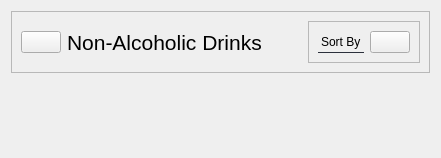
         <widget class="QWidget" name="drinkInvPage">
          <layout class="QVBoxLayout" name="verticalLayout_7">
           <item>
            <widget class="QFrame" name="headerFrame_9">
             <property name="styleSheet">
              <string notr="true">QFrame{
	border-bottom: 1px solid rgb(131, 142, 162);
}
QLabel{
border: none
}</string>
             </property>
             <property name="frameShape">
              <enum>QFrame::StyledPanel</enum>
             </property>
             <property name="frameShadow">
              <enum>QFrame::Raised</enum>
             </property>
             <layout class="QHBoxLayout" name="horizontalLayout_49">
              <item>
               <widget class="QPushButton" name="backBtn_3">
                <property name="text">
                 <string/>
                </property>
                <property name="icon">
                 <iconset resource="../Images/resources.qrc">
                  <normaloff>:/white /White Icons/arrow-left-circle.svg</normaloff>:/white /White Icons/arrow-left-circle.svg</iconset>
                </property>
                <property name="iconSize">
                 <size>
                  <width>30</width>
                  <height>30</height>
                 </size>
                </property>
               </widget>
              </item>
              <item>
               <widget class="QLabel" name="label_77">
                <property name="font">
                 <font>
                  <pointsize>16</pointsize>
                 </font>
                </property>
                <property name="text">
                 <string>Non-Alcoholic Drinks</string>
                </property>
               </widget>
              </item>
              <item>
               <spacer name="horizontalSpacer_3">
                <property name="orientation">
                 <enum>Qt::Horizontal</enum>
                </property>
                <property name="sizeHint" stdset="0">
                 <size>
                  <width>40</width>
                  <height>20</height>
                 </size>
                </property>
               </spacer>
              </item>
              <item alignment="Qt::AlignRight">
               <widget class="QFrame" name="frame_37">
                <property name="styleSheet">
                 <string notr="true">border-bottom: 1px solid rgb(44, 49, 60)</string>
                </property>
                <property name="frameShape">
                 <enum>QFrame::StyledPanel</enum>
                </property>
                <property name="frameShadow">
                 <enum>QFrame::Raised</enum>
                </property>
                <layout class="QHBoxLayout" name="horizontalLayout_50">
                 <item>
                  <widget class="QLabel" name="label_78">
                   <property name="text">
                    <string>Sort By</string>
                   </property>
                  </widget>
                 </item>
                 <item>
                  <widget class="QPushButton" name="sortBtn_6">
                   <property name="text">
                    <string/>
                   </property>
                   <property name="icon">
                    <iconset resource="../Images/resources.qrc">
                     <normaloff>:/white /White Icons/sliders.svg</normaloff>:/white /White Icons/sliders.svg</iconset>
                   </property>
                   <property name="iconSize">
                    <size>
                     <width>24</width>
                     <height>24</height>
                    </size>
                   </property>
                  </widget>
                 </item>
                </layout>
               </widget>
              </item>
             </layout>
            </widget>
           </item>
           <item>
            <widget class="QScrollArea" name="scrollArea_7">
             <property name="styleSheet">
              <string notr="true">border:none;
color: rgb(44, 49, 60);</string>
             </property>
             <property name="widgetResizable">
              <bool>true</bool>
             </property>
             <widget class="QWidget" name="DrinksScrollAreaWidgetContents">
              <property name="geometry">
               <rect>
                <x>0</x>
                <y>0</y>
                <width>756</width>
                <height>304</height>
               </rect>
              </property>
             </widget>
            </widget>
           </item>
          </layout>
         </widget>
